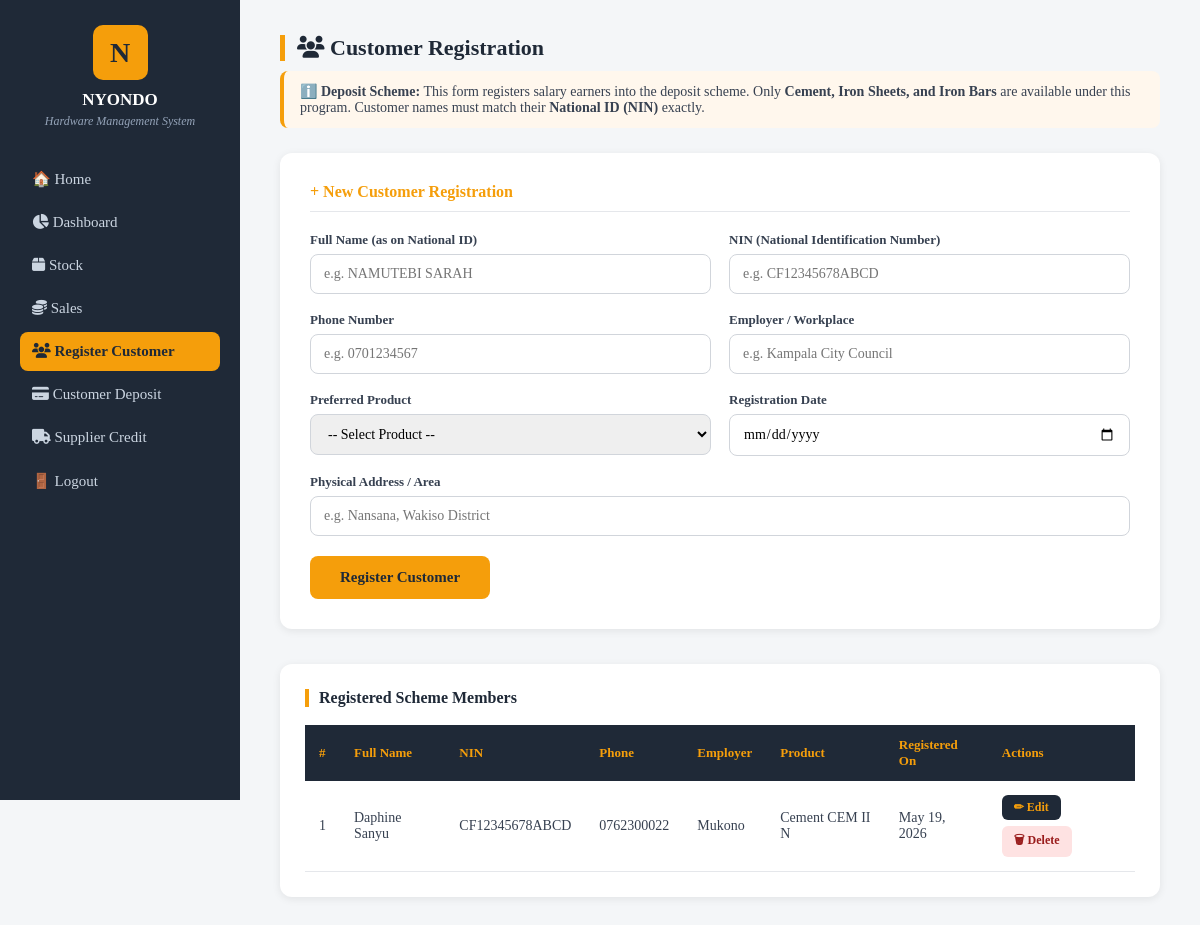
/customer_registration/ (signed in), run on the app's committed database.
### nyondoapp/models.py (models this page shows, shortened)
class Customer(models.Model):
    full_name = models.CharField(max_length=200)  # must match name on National ID
    NIN = models.CharField(max_length=20, unique=True)  # National Identification Number
    phone = models.CharField(max_length=20)
    employer = models.CharField(max_length=200, blank=True)
    address = models.CharField(max_length=255, blank=True)
    PRODUCT_CHOICES = [
        ('cement_cem2', 'Cement CEM II N'),
        ('cement_cem3', 'Cement CEM III N'),
        ('iron_bar_10', 'Iron Bar 10mm'),
        ('iron_bar_12', 'Iron Bar 12mm'),
        ('iron_bar_16', 'Iron Bar 16mm'),
        ('iron_sheet_26', 'Iron Sheets 26G'),
        ('iron_sheet_28', 'Iron Sheets 28G'),
        ('iron_sheet_30', 'Iron Sheets 30G'),
    ]
    preferred_product = models.CharField(max_length=50, choices=PRODUCT_CHOICES)
    registration_date = models.DateField(auto_now_add=True)

### nyondoapp/views.py (the view, shortened to what this page needs)
# urls.py: path('customer_registration/', views.customer_registration, name='customer_registration'),
@login_required
def customer_registration(request):
    role = get_user_role(request.user)
    if role == 'stockmanager':
        messages.error(request, 'You are not authorized to access customer registration.')
        return redirect('/dashboard/stockmanager/')
    customers = Customer.objects.all()
    return render(request, 'customer_registration.html', {'customers': customers})

### nyondoapp/views.py (called while the page is built)
def get_user_role(user):
    groups = user.groups.values_list('name', flat=True)
    if 'admin' in groups:
        return 'admin'
    elif 'salesperson' in groups:
        return 'salesperson'
    elif 'stockmanager' in groups:
        return 'stockmanager'
    return None

### nyondoapp/templates/customer_registration.html (shortened to what this page needs)
<!doctype html>
<html lang="en">
  <head>
    <link rel="stylesheet" href="https://cdnjs.cloudflare.com/ajax/libs/font-awesome/6.5.1/css/all.min.css" />
  </head>
  <body>
    <div class="sidebar">
      <div class="logo-box">N</div>
      <h2>NYONDO</h2>
      <p class="tagline">Hardware Management System</p>
      <div class="menu">
        <a onclick="window.location.href = '/'">🏠 Home</a>
        <a onclick="window.location.href = '/dashboard/admin/'"><i class="fa-solid fa-chart-pie"></i> Dashboard</a>
        <a onclick="window.location.href = '/stock/'"><i class="fa-solid fa-box"></i> Stock</a>
        <a onclick="window.location.href = '/sales/'"><i class="fa-solid fa-coins"></i> Sales</a>
        <a
          onclick="window.location.href = '/customer_registration/'"
          class="active"
          ><i class="fa-solid fa-users"></i> Register Customer</a
        >
        <a onclick="window.location.href = '/customer_deposit/'"
          ><i class="fa-solid fa-credit-card"></i> Customer Deposit</a
        >
        <a onclick="window.location.href = '/supplier_credit/'"
          ><i class="fa-solid fa-truck"></i> Supplier Credit</a
        >
        <a onclick="window.location.href = '/login/'">🚪 Logout</a>
      </div>
    </div>
    <div class="main">
      <div class="page-title"><i class="fa-solid fa-users"></i> Customer Registration</div>
      <div class="scheme-note">
        ℹ️ <strong>Deposit Scheme:</strong> This form registers salary earners
        into the deposit scheme. Only
        <strong>Cement, Iron Sheets, and Iron Bars</strong> are available under
        this program. Customer names must match their
        <strong>National ID (NIN)</strong> exactly.
      </div>
      <div class="form-card">
        <h3>+ New Customer Registration</h3>
        <form method="POST" action="/customer_registration/">
          <div class="form-grid">
            <div>
              <label>Full Name (as on National ID)</label>
              <input
                type="text"
                name="full_name"
                placeholder="e.g. NAMUTEBI SARAH"
              />
            </div>
            <div>
              <label>NIN (National Identification Number)</label>
              <input
                type="text"
                name="NIN"
                placeholder="e.g. CF12345678ABCD"
                maxlength="20"
              />
            </div>
            <div>
              <label>Phone Number</label>
              <input type="tel" name="phone" placeholder="e.g. 0701234567" />
            </div>
            <div>
              <label>Employer / Workplace</label>
              <input
                type="text"
                name="employer"
                placeholder="e.g. Kampala City Council"
              />
            </div>
            <div>
              <label>Preferred Product</label>
              <select name="preferred_product">
                <option value="">-- Select Product --</option>
              </select>
            </div>
            <div>
              <label>Registration Date</label>
              <input type="date" name="registration_date" />
            </div>
            <div class="full">
              <label>Physical Address / Area</label>
              <input
                type="text"
                name="address"
                placeholder="e.g. Nansana, Wakiso District"
              />
            </div>
          </div>
          <button class="btn-submit" type="submit">Register Customer</button>
        </form>
      </div>
      <div class="table-section">
        <h3>Registered Scheme Members</h3>
        <table>
          <thead>
            <tr>
              <th>#</th>
              <th>Full Name</th>
              <th>NIN</th>
              <th>Phone</th>
              <th>Employer</th>
              <th>Product</th>
              <th>Registered On</th>
              <th>Actions</th>
            </tr>
          </thead>
          <tbody>
            {% for customer in customers %}
            <tr>
              <td>{{ forloop.counter }}</td>
              <td>{{ customer.full_name }}</td>
              <td>{{ customer.NIN }}</td>
              <td>{{ customer.phone }}</td>
              <td>{{ customer.employer }}</td>
              <td>{{ customer.get_preferred_product_display }}</td>
              <td>{{ customer.registration_date }}</td>
              <td>
                <a
                  href="/customer_registration/edit/{{ customer.id }}/"
                  class="btn-edit"
                  >✏ Edit</a
                >
                <a
                  href="/customer_registration/delete/{{ customer.id }}/"
                  class="btn-delete"
                  onclick="return confirm('Delete {{ customer.full_name }}?')"
                  >🗑 Delete</a
                >
              </td>
            </tr>
            {% empty %}
            <tr>
              <td colspan="8" style="text-align: center; color: #9ca3af">
                No customers registered yet
              </td>
            </tr>
            {% endfor %}
          </tbody>
        </table>
      </div>
    </div>
  </body>
</html>

### nyondoapp/templates/customer_registration.html (style rules this page uses)
* { box-sizing: border-box; margin: 0; padding: 0; font-family: Georgia, serif; }
body { background: #f4f6f8; color: #1f2937; }
.sidebar { position: fixed; left: 0; top: 0; width: 240px; height: 100vh; background: #1f2937; color: #fff; padding: 25px 20px; overflow-y: auto; }
.logo-box { width: 55px; height: 55px; background: #f59e0b; color: #1f2937; border-radius: 10px; display: flex; align-items: center; justify-content: center; font-size: 28px; font-weight: bold; margin: 0 auto 10px; }
.sidebar h2 { text-align: center; font-size: 17px; margin-bottom: 4px; }
.sidebar p.tagline { text-align: center; font-size: 12px; color: #94a3b8; font-style: italic; margin-bottom: 30px; }
.menu a { display: block; color: #cbd5e1; text-decoration: none; padding: 11px 12px; border-radius: 8px; font-size: 15px; margin-bottom: 4px; cursor: pointer; }
.menu a.active { background: #f59e0b; color: #1f2937; font-weight: bold; }
.main { margin-left: 240px; padding: 35px 40px; }
.page-title { font-size: 22px; font-weight: bold; border-left: 5px solid #f59e0b; padding-left: 12px; margin-bottom: 10px; }
.scheme-note { background: #fff7ed; border-left: 4px solid #f59e0b; padding: 12px 16px; border-radius: 8px; font-size: 14px; color: #374151; margin-bottom: 25px; }
.form-card { background: #fff; border-radius: 12px; padding: 30px; box-shadow: 0 2px 8px rgba(0, 0, 0, 0.08); margin-bottom: 35px; }
.form-card h3 { font-size: 16px; color: #f59e0b; border-bottom: 1px solid #e5e7eb; padding-bottom: 10px; margin-bottom: 20px; }
.form-grid { display: grid; grid-template-columns: 1fr 1fr; gap: 18px; }
label { display: block; font-size: 13px; font-weight: bold; margin-bottom: 6px; color: #374151; }
input, select { width: 100%; padding: 11px 13px; border: 1.5px solid #d1d5db; border-radius: 8px; font-size: 14px; outline: none; }
.full { grid-column: 1 / -1; }
.btn-submit { margin-top: 20px; background: #f59e0b; color: #1f2937; padding: 13px 30px; border: none; border-radius: 8px; font-size: 15px; font-weight: bold; cursor: pointer; }
.table-section { background: #fff; border-radius: 12px; padding: 25px; box-shadow: 0 2px 8px rgba(0, 0, 0, 0.08); }
.table-section h3 { font-size: 16px; margin-bottom: 18px; border-left: 4px solid #f59e0b; padding-left: 10px; }
table { width: 100%; border-collapse: collapse; font-size: 14px; }
th { background: #1f2937; color: #f59e0b; padding: 12px 14px; text-align: left; font-size: 13px; }
td { padding: 11px 14px; border-bottom: 1px solid #e5e7eb; color: #374151; }
.btn-edit { background: #1f2937; color: #f59e0b; padding: 5px 12px; border-radius: 6px; font-size: 12px; font-weight: bold; text-decoration: none; margin-right: 5px; display: inline-block; margin-bottom: 3px; margin-top: 3px; }
.btn-delete { background: #fee2e2; color: #991b1b; padding: 5px 12px; border-radius: 6px; font-size: 12px; font-weight: bold; text-decoration: none; display: inline-block; margin-bottom: 3px; margin-top: 3px; }

### data on the page
Customer: full_name "Daphine Sanyu", NIN "CF12345678ABCD", phone "0762300022", employer "Mukono", preferred_product "Cement CEM II N", registration_date "May 19, 2026"
